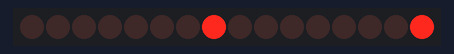
This sketch was run on a simulated Arduino Uno, built with avr-gcc and run on an emulated ATmega328P. Parts: 16 shift-register outputs drawn as a row of LEDs (first output left, lit = HIGH). Wiring (inferred from the names in the program): 2 × shift register (74HC595): data pin 6; shift clock pin 5; latch pin 4. Wiring (inferred from the signals the program sends): row of LEDs: on Q0, Q1, Q2, Q3, Q4, Q5, Q6, Q7, Q8, Q9, Q10, Q11, Q12, Q13, Q14, Q15. Random numbers use the default seed unless the sketch sets one.

Above: at 2.6 s.
At 6.5 s:
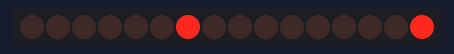
At 8.9 s:
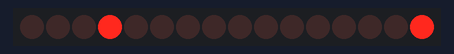
At 20.3 s:
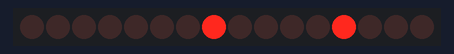
At 25.9 s:
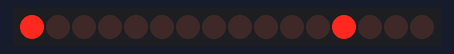
At 38.9 s:
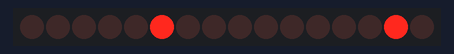
Timing chart, 0 to 40.0 s (numbered marks = the images above):
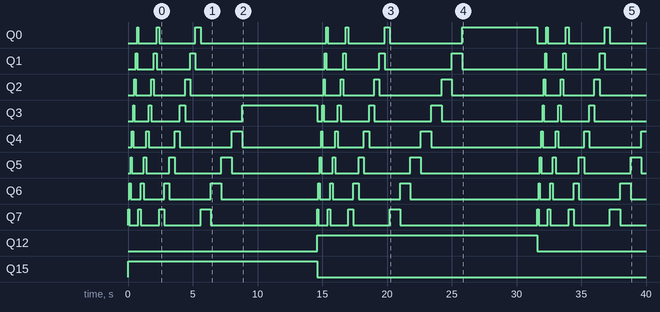

The sketch:

b0941075.ino
```cpp
// pin 2 of 4HC595 pin (SER)
const byte dataPin  = 6;
// pin 4 of 4HC595 pin (RCLK)
const byte latchPin = 4;
// pin 5 of 4HC595 pin (SRCLK)
const byte clockPin = 5;
byte x;
byte y;
const byte LED[8] =
{

  B00000001,  //1
  B00000010,  //2
  B00000100,  //3
  B00001000,  //4
  B00010000,  //5
  B00100000,  //6
  B01000000,  //7
  B10000000,  //8

};
void setup()
{
  // Set all the pins of 74HC595 as OUTPUT
  pinMode(latchPin, OUTPUT);
  pinMode(dataPin, OUTPUT);
  pinMode(clockPin, OUTPUT);
  Serial.begin(9600);
  randomSeed(analogRead(A5));

}
void loop()
{
 int w=random(0,7); //設定隨機數
  A(w);             //帶入副程式
}
void A(int w)
{

   int x=100;
  for(int i=0;i<=2;i++){    //先轉3圈(漸慢)
    for(int y=0;y<=7;y++){
      digitalWrite(latchPin, LOW);  // 送資料前要先把 latchPin 設成低電位
      shiftOut(dataPin, clockPin, LSBFIRST, LED[w]);
      shiftOut(dataPin, clockPin, LSBFIRST, LED[y]);
      digitalWrite(latchPin, HIGH);
      delay(x);
      }
    x=x*2;
    }
  for(int z=0;z<=w+4;z++){      //內圈10000000與外圈00001000最近
      digitalWrite(latchPin, LOW);  // 送資料前要先把 latchPin 設成低電位
      shiftOut(dataPin, clockPin, LSBFIRST, LED[w]);
      shiftOut(dataPin, clockPin, LSBFIRST, LED[z]); //停在同一位置
      digitalWrite(latchPin, HIGH);
      delay(x);
      }
      delay(5000);
}
```

Measured:
- by itself, Q0: LOW → HIGH at 0.70 s, → LOW 0.10 s later, → HIGH 1.4 s later, → LOW 0.20 s later, … (20 changes in this stretch)
- by itself, Q1: LOW → HIGH at 0.60 s, → LOW 0.10 s later, → HIGH 1.3 s later, → LOW 0.20 s later, … (20 changes in this stretch)
- by itself, Q2: LOW → HIGH at 0.50 s, → LOW 0.10 s later, → HIGH 1.2 s later, → LOW 0.20 s later, … (20 changes in this stretch)
- by itself, Q3: LOW → HIGH at 0.40 s, → LOW 0.10 s later, → HIGH 1.1 s later, → LOW 0.20 s later, … (22 changes in this stretch)
- by itself, Q4: LOW → HIGH at 0.30 s, → LOW 0.10 s later, → HIGH 1.0 s later, → LOW 0.20 s later, … (23 changes in this stretch)
- by itself, Q5: LOW → HIGH at 0.20 s, → LOW 0.10 s later, → HIGH 0.90 s later, → LOW 0.20 s later, … (24 changes in this stretch)
- by itself, Q6: LOW → HIGH at 0.10 s, → LOW 0.10 s later, → HIGH 0.80 s later, → LOW 0.20 s later, … (24 changes in this stretch)
- by itself, Q7: LOW → HIGH at 0.00 s, → LOW 0.10 s later, → HIGH 0.70 s later, → LOW 0.20 s later, … (24 changes in this stretch)
